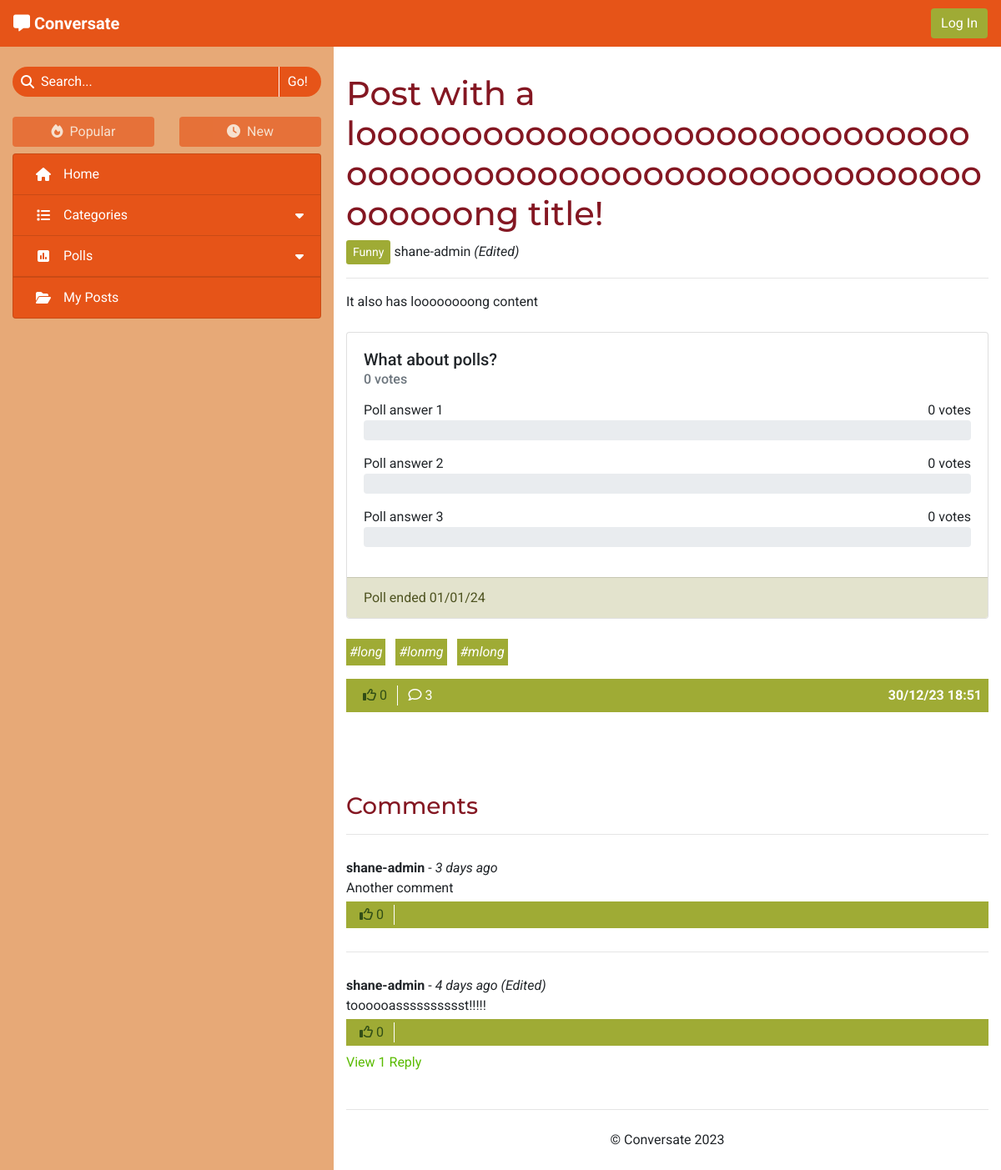
The app's page /no-category-fRwzafQe-post-with-a-loooooooooooooooooooooooooooooooooooooooooooooooooooooooong-title/ with its own data.
### forum/models.py (models this page shows, shortened)
class Post(models.Model):
    title = models.CharField(max_length=100)
    slug = models.SlugField(max_length=100, unique=True)
    category = models.ForeignKey(Category, on_delete=models.CASCADE,
                                 related_name='tagged_posts')
    image = CloudinaryField('image', blank=True)
    image_position = models.IntegerField(blank=True, null=True)
    posted_by = models.ForeignKey(User, on_delete=models.CASCADE,
                                  related_name='added_posts')
    posted_on = models.DateTimeField(auto_now_add=True)
    content = models.TextField()
    tags = models.CharField(max_length=200, blank=True)
    edited = models.BooleanField(default=False)
    likes = models.ManyToManyField(User, related_name='post_likes', blank=True)
    class Meta:
        ordering = ['-posted_on']
    def number_of_likes(self):
        return self.likes.count()
    def number_of_comments(self):
        return self.comments.count()
    def tag_list(self):
        tags_separate = self.tags.split('#')
        tags_separate.pop(0)
        return tags_separate

class Category(models.Model):
    name = models.CharField(max_length=30, unique=True)
    slug = models.SlugField(max_length=30, unique=True)
    icon = models.CharField(max_length=30, default="fa-tag")
    def __str__(self):
        return self.name
    def number_of_posts(self):
        return self.tagged_posts.count()

class Poll(models.Model):
    title = models.CharField(max_length=200)
    asked_by = models.ForeignKey(User, on_delete=models.CASCADE)
    due_date = models.DateTimeField()
    post = models.OneToOneField(Post, on_delete=models.CASCADE,
                                related_name='poll', blank=True, null=True)
    class Meta:
        ordering = ['-due_date']
    def number_of_votes(self):
        total_votes = 0
        for answer in self.answers.all():
            total_votes += answer.number_of_votes()
        return total_votes
    def has_expired(self):
        current_time = datetime.now().timestamp()
        end_time = self.due_date.timestamp()
        return current_time > end_time

class PollAnswer(models.Model):
    body = models.CharField(max_length=100)
    position = models.IntegerField()
    poll = models.ForeignKey(Poll, related_name='answers',
                             on_delete=models.CASCADE)
    votes = models.ManyToManyField(User, related_name='votes')
    class Meta:
        ordering = ['position']
    def number_of_votes(self):
        return self.votes.count()
    def vote_percentage(self):
        total_votes = 0
        poll_answers = self.poll.answers.all()
        for answer in poll_answers:
            total_votes += answer.number_of_votes()
        if total_votes == 0:
            return 0
        return round((self.number_of_votes() / total_votes) * 100)

class Comment(models.Model):
    post = models.ForeignKey(Post, on_delete=models.CASCADE,
                             related_name='comments')
    content = models.TextField()
    posted_by = models.ForeignKey(User, on_delete=models.CASCADE,
                                  related_name='added_comments')
    posted_on = models.DateTimeField(auto_now_add=True)
    reply_to = models.ForeignKey('self', on_delete=models.CASCADE,
                                 related_name='replies', blank=True, null=True)
    edited = models.BooleanField(default=False)
    likes = models.ManyToManyField(User, related_name="comment_likes",
                                   blank=True)
    approved = models.BooleanField(default=False)
    class Meta:
        ordering = ['-posted_on']
    def number_of_likes(self):
        return self.likes.count()
    def number_of_replies(self):
        return self.replies.count()
    def time_elapsed(self):
        return get_time_elapsed(self.posted_on)

### forum/views.py (the view)
# urls.py: path('<slug:slug>/', views.ViewPost.as_view(), name='view_post'),
class ViewPost(View):
    def get(self, request, slug):
        post = get_object_or_404(Post, slug=slug)
        context = get_post_context(request, post)
        return render(request, 'post_details.html', context)

### forum/core/categories.py (called while the page is built)
def get_top_categories(limit=CATEGORY_COLLAPSIBLE_LIMIT):
    categories = list(Category.objects
                      .annotate(num_posts=Count('tagged_posts'))
                      .filter(num_posts__gt=0)
                      .order_by('-num_posts'))
    num_categories = len(categories)
    category_none = Category.objects.get(slug='none')
    if category_none in categories:
        categories.remove(category_none)
    return {
        'num_categories': num_categories,
        'top_categories': categories[:limit],
        'has_more_categories': (len(categories) > limit)
    }

### forum/core/content.py (called while the page is built)
def get_base_context(request):
    context = get_top_categories()
    context['disable_sort'] = True
    return context

def get_post_context(request, post):
    context = get_base_context(request)
    context['post'] = post
    context['comments'] = post.comments.order_by('-posted_on')
    return context

### forum/templatetags/template_tags.py (called while the page is built)
@register.simple_tag
def poll_status(poll_id, user_id):
    poll = get_object_or_404(Poll, id=int(poll_id))
    answers = list(poll.answers.all())
    for answer in answers:
        if answer.votes.filter(id=user_id).exists():
            return answer.position
    return -1 if poll.has_expired() else 0

### templates/post_details.html (shortened to what this page needs)
{% extends "base.html" %}
{% load static %}
{% load template_tags %}
{% block content %}
    <h1 class="word-break">{{ post.title }}</h1>
    {% if post.category.slug != 'none' %}
        <a class="btn btn-sm category" href="{% url 'categories' post.category.slug %}">{{ post.category }}</a>
    {% endif %}
    <span>{{ post.posted_by }}
        {% if post.edited %}
            <em>(Edited)</em>
        {% endif %}
    </span>
    <hr>
    <div id="post-content" class="mb-4 word-break">{{ post.content|safe }}</div>
    {% if post.poll %}
        {% poll_status post.poll.id request.user.id as p_status %}
        <div class="card mb-4">
            <div class="card-body">
                <div class="d-flex justify-content-between mb-2">
                    <h5 class="card-title mb-0">{{ post.poll.title }}</h5>
                </div>
                {% if p_status == 0 and post.posted_by != user %}
                    <form method="POST" class="mt-2" action="{% url 'vote_poll' post.poll.id request.path %}">
                        {% csrf_token %}
                        <ul class="list-group">
                            {% for answer in post.poll.answers.all %}
                                <li class="list-group-item">
                                    <div class="form-check">
                                        <input class="form-check-input" type="radio" name="poll-vote" id="answer-{{ answer.position }}"
                                            value="{{ answer.position }}" required>
                                        <label class="form-check-label" for="answer-{{ answer.position }}">
                                            {{ answer.body }}
                                        </label>
                                    </div>
                                </li>
                            {% endfor %}
                        </ul>
                        <div class="mt-3">
                            <input type="submit" class="btn" value="Vote">
                            <input type="reset" class="btn" value="Clear">
                        </div>
                    </form>
                {% else %}
                    <h6 class="card-subtitle text-muted mb-3">
                        {% with post.poll.number_of_votes as vote_num %}
                            <span>{{ vote_num }} vote{% if vote_num != 1 %}s{% endif %}</span>
                        {% endwith %}
                    </h6>
                    {% for answer in post.poll.answers.all %}
                        <div class="d-flex justify-content-between">
                            <span>{{ answer.body }}</span>
                            {% with answer.number_of_votes as vote_num %}
                                <span>{{ vote_num }} vote{% if vote_num != 1 %}s{% endif %}</span>
                            {% endwith %}
                        </div>
                        <div class="progress mb-3{% if p_status == answer.position %} answer-chosen{% endif %}">
                        </div>
                    {% endfor %}
                {% endif %}
            </div>
            <div class="card-footer card-faded">
                {% with post.poll.due_date|date:"d/m/y" as end_date %}
                {% if post.poll.has_expired %}Poll ended {{ end_date }}
                {% else %}Poll ends on {{ end_date }}
                {% endif %}
                {% endwith %}
            </div>
        </div>
    {% endif %}
    {% if post.tags %}
        <div id="post-tags">
            {% for tag in post.tag_list %}
                <a class="tag-list-item mr-2 mb-2 p-1 anchor-no-style" href="{% url 'search_tag' tag %}">
                    <em>#{{ tag }}</em>
                </a>
            {% endfor %}
        </div>
    {% endif %}
    <div class="post-footer d-flex flex-md-row justify-content-md-between mt-2 mb-5
        {% if post.posted_by == user %} flex-column{% else %} flex-row post-not-owned justify-content-between{% endif %}">
        <div class="post-footer-buttons">
            {% if user.is_authenticated and post.posted_by != request.user %}
            <form class="d-inline" method="POST" action="{% url 'like_post' post.slug %}">
                {% csrf_token %}
                {% if user in post.likes.all %}
                    <button type="submit" class="btn post-footer-item py-0 line-separate" aria-label="Unlike this post">
                        <i class="fa-solid fa-thumbs-up"></i>
                {% else %}
                    <button type="submit" class="btn post-footer-item py-0 line-separate" aria-label="Like this post">
                        <i class="fa-regular fa-thumbs-up"></i>
                {% endif %}
                    {{ post.number_of_likes }}
                </button>
            </form>
            {% else %}
                <span class="post-footer-item footer-blocked py-0 line-separate" aria-disabled="true">
                    <i class="fa-regular fa-thumbs-up"></i>
                    {{ post.number_of_likes }}
                </span>
            {% endif %}
            <a class="btn post-footer-item py-0{% if user == post.posted_by %} line-separate{% endif %}"
                {% if user.is_authenticated %} href="#post-comment" aria-label="Post a comment"
                {% else %} href="#comments" aria-label="View the post's comments"{% endif %}>
                <i class="fa-regular fa-comment"></i>
                {{ post.number_of_comments }}
            </a>
        </div>
        <div class="align-middle text-right{% if user == post.posted_by %} mt-2{% endif %} mt-md-0">
            <strong>{{ post.posted_on|date:"d/m/y G:i" }}</strong>
        </div>
    </div>
    <br>
    <div id="comments" class="accordion">
        {% if comments %}
            <h3 class="mt-4">Comments</h3>
            <hr>
            <div class="comment-list after-load">
                {% for comment in comments %}
                    {% if comment.reply_to %}
                    <div id="comment-{{ comment.id }}" data-timestamp="{{ comment.posted_on.timestamp }}"
                        data-reply-to="{{ comment.reply_to.id }}" class="comment reply ml-3 ml-sm-4 ml-lg-5 py-3 d-none">
                    {% else %}
                    <div id="comment-{{ comment.id }}" class="comment my-4 py-1">
                    {% endif %}
                        <div class="comment-header">
                            <strong>{{ comment.posted_by }}</strong> -
                            <em>{{ comment.time_elapsed }}
                                {% if comment.edited %}
                                    (Edited)
                                {% endif %}
                            </em>
                        </div>
                        <div class="comment-body">
                            <p class="mb-1 comment-text word-break">{{ comment.content }}</p>
                            <div class="post-footer comment-footer">
                                <div class="post-footer-buttons{% if user != comment.posted_by %} d-flex{% endif %} d-md-flex">
                                    {% if user.is_authenticated and user != comment.posted_by %}
                                        <form method="POST" class="d-inline" action="{% url 'like_comment' comment.id %}">
                                            {% csrf_token %}
                                            {% if user in comment.likes.all %}
                                            <button type="submit" class="btn post-footer-item btn-small py-0 line-separate">
                                                <i class="fa-solid fa-thumbs-up"></i>
                                            {% else %}
                                            <button type="submit" class="btn post-footer-item btn-small py-0 line-separate">
                                                <i class="fa-regular fa-thumbs-up"></i>
                                            {% endif %}
                                                {{ comment.number_of_likes }}
                                            </button>
                                        </form>
                                    {% else %}
                                        <span class="footer-blocked py-0 line-separate" aria-disabled="true">
                                            <i class="fa-regular fa-thumbs-up"></i>
                                            {{ comment.number_of_likes }}
                                        </span>
                                    {% endif %}
                                </div>
                            </div>
                        </div>
                        {% if comment.number_of_replies %}
                            <a href="#reply-section-{{ comment.id }}" class="reply-toggle d-inline-block mt-2" type="button"
                                data-toggle="collapse" aria-expanded="false" data-control="reply-section-{{ comment.id }}" data-parent="#comments">
                                {% if comment.number_of_replies == 1 %}
                                    View 1 Reply
                                {% else %}
                                    View {{ comment.number_of_replies }} Replies
                                {% endif %}
                            </a>
                        {% endif %}
                    </div>
                    {% if not comment.reply_to %}
                        {% if not forloop.last %}
                            <hr>
                        {% endif %}
                    {% endif %}
                {% endfor %}
            </div>
        {% endif %}
    </div>
{% endblock %}

### static/css/style.css (style rules this page uses)
* { font-family: 'Roboto', sans-serif; }
h1, h2, h3 { font-family: 'Montserrat', sans-serif; word-break: break-word; }
.anchor-no-style, .anchor-no-style:hover { text-decoration: none; }
h1, h2, h3, .spinner-border { color: #841722; }
a { color: #5abb00; }
.btn { background-color: #9fab35; border: none; color: white; }
.line-separate { border-radius: 0; border-right: 1px solid white; }
.after-load { position: relative; }
.word-break { word-break: break-word; }
.card-header, .card-footer, .post-list-body { background-color: #e3e3cd; }
.card-faded { color: #4d521f; }
.category { background-color: #9fab35; color: white; }
.post-footer { background-color: #9fab35; padding: 8px; color: white; }
.post-footer-buttons { display: grid; grid-template-columns: 1fr 1fr 1fr 1fr; }
.post-footer.post-not-owned>.post-footer-buttons { grid-template-columns: 1fr 1fr; }
.post-footer-item { background: none; border-radius: 0; }
.footer-blocked { color: #314e16; padding: .375rem .75rem; text-align: center; }
.comment-footer { padding: 4px; }
.tag-list-item { display: inline-block; background-color: #9fab35; color: white; padding: 2px 4px; transition: background-color .15s ease-in-out, color .15s ease-in-out; }
.progress { height: 24px; }

### records on screen
Post: title "Post with a looooooooooooooooooooooooooooooooooooooooooooooooooooooooooooooooong title!", category "Funny", posted_by "shane-admin", content "It also has loooooooong content", poll "What about polls?", number_of_likes "0", number_of_comments "3", posted_on "30/12/23 18:51"
PollAnswer: body "Poll answer 1", number_of_votes "0"
PollAnswer: body "Poll answer 2", number_of_votes "0"
PollAnswer: body "Poll answer 3", number_of_votes "0"
Comment: posted_by "shane-admin", time_elapsed "3 days ago", content "Another comment", number_of_likes "0"
Comment: posted_by "shane-admin", time_elapsed "4 days ago", edited "(Edited)", content "toooooasssssssssst!!!!!", number_of_likes "0", shows "View 1 Reply"

### other values on screen
{{ vote_num }} "0"
{{ end_date }} "01/01/24"
{{ tag }} "long" "lonmg" "mlong"
